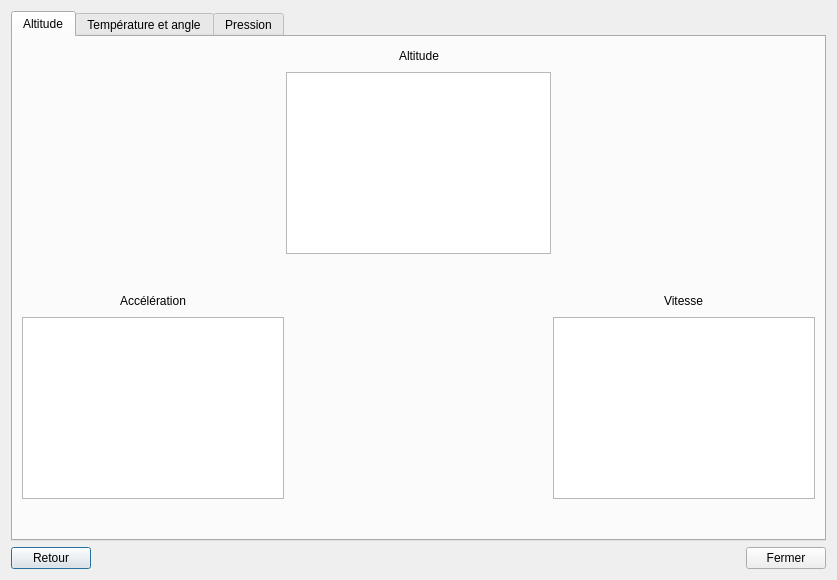
<?xml version="1.0" encoding="UTF-8"?>
<ui version="4.0">
 <class>Dialog</class>
 <widget class="QDialog" name="Dialog">
  <property name="geometry">
   <rect>
    <x>0</x>
    <y>0</y>
    <width>837</width>
    <height>580</height>
   </rect>
  </property>
  <property name="windowTitle">
   <string>Dialog</string>
  </property>
  <layout class="QGridLayout" name="gridLayout_3">
   <item row="0" column="0">
    <widget class="QTabWidget" name="postAnalysisWidget">
     <property name="minimumSize">
      <size>
       <width>0</width>
       <height>0</height>
      </size>
     </property>
     <property name="currentIndex">
      <number>0</number>
     </property>
     <widget class="QWidget" name="height">
      <attribute name="title">
       <string>Altitude</string>
      </attribute>
      <layout class="QGridLayout" name="gridLayout">
       <item row="1" column="0">
        <layout class="QHBoxLayout" name="postSpeedAccLayout">
         <item>
          <layout class="QVBoxLayout" name="accLayout">
           <item>
            <layout class="QHBoxLayout" name="accLabLayout">
             <item>
              <spacer name="horizontalSpacer_5">
               <property name="orientation">
                <enum>Qt::Horizontal</enum>
               </property>
               <property name="sizeHint" stdset="0">
                <size>
                 <width>40</width>
                 <height>20</height>
                </size>
               </property>
              </spacer>
             </item>
             <item>
              <widget class="QLabel" name="accLabel">
               <property name="text">
                <string>Accélération</string>
               </property>
              </widget>
             </item>
             <item>
              <spacer name="horizontalSpacer_6">
               <property name="orientation">
                <enum>Qt::Horizontal</enum>
               </property>
               <property name="sizeHint" stdset="0">
                <size>
                 <width>40</width>
                 <height>20</height>
                </size>
               </property>
              </spacer>
             </item>
            </layout>
           </item>
           <item>
            <widget class="QGraphicsView" name="accGraph"/>
           </item>
           <item>
            <spacer name="verticalSpacer">
             <property name="orientation">
              <enum>Qt::Vertical</enum>
             </property>
             <property name="sizeHint" stdset="0">
              <size>
               <width>20</width>
               <height>40</height>
              </size>
             </property>
            </spacer>
           </item>
          </layout>
         </item>
         <item>
          <spacer name="horizontalSpacer_9">
           <property name="orientation">
            <enum>Qt::Horizontal</enum>
           </property>
           <property name="sizeHint" stdset="0">
            <size>
             <width>40</width>
             <height>20</height>
            </size>
           </property>
          </spacer>
         </item>
         <item>
          <layout class="QVBoxLayout" name="speedLayout">
           <item>
            <layout class="QHBoxLayout" name="speedLabLayout">
             <item>
              <spacer name="horizontalSpacer_7">
               <property name="orientation">
                <enum>Qt::Horizontal</enum>
               </property>
               <property name="sizeHint" stdset="0">
                <size>
                 <width>40</width>
                 <height>20</height>
                </size>
               </property>
              </spacer>
             </item>
             <item>
              <widget class="QLabel" name="speedLabel">
               <property name="text">
                <string>Vitesse</string>
               </property>
              </widget>
             </item>
             <item>
              <spacer name="horizontalSpacer_8">
               <property name="orientation">
                <enum>Qt::Horizontal</enum>
               </property>
               <property name="sizeHint" stdset="0">
                <size>
                 <width>40</width>
                 <height>20</height>
                </size>
               </property>
              </spacer>
             </item>
            </layout>
           </item>
           <item>
            <widget class="QGraphicsView" name="speedGraph"/>
           </item>
           <item>
            <spacer name="verticalSpacer_2">
             <property name="orientation">
              <enum>Qt::Vertical</enum>
             </property>
             <property name="sizeHint" stdset="0">
              <size>
               <width>20</width>
               <height>40</height>
              </size>
             </property>
            </spacer>
           </item>
          </layout>
         </item>
        </layout>
       </item>
       <item row="0" column="0">
        <layout class="QHBoxLayout" name="postHeightLayout">
         <item>
          <spacer name="horizontalSpacer_3">
           <property name="orientation">
            <enum>Qt::Horizontal</enum>
           </property>
           <property name="sizeHint" stdset="0">
            <size>
             <width>40</width>
             <height>20</height>
            </size>
           </property>
          </spacer>
         </item>
         <item>
          <layout class="QVBoxLayout" name="subHeightLayout">
           <item>
            <layout class="QHBoxLayout" name="postHeightTitleLayout">
             <item>
              <spacer name="horizontalSpacer">
               <property name="orientation">
                <enum>Qt::Horizontal</enum>
               </property>
               <property name="sizeHint" stdset="0">
                <size>
                 <width>40</width>
                 <height>20</height>
                </size>
               </property>
              </spacer>
             </item>
             <item>
              <widget class="QLabel" name="postHeightLabel">
               <property name="text">
                <string>Altitude</string>
               </property>
              </widget>
             </item>
             <item>
              <spacer name="horizontalSpacer_2">
               <property name="orientation">
                <enum>Qt::Horizontal</enum>
               </property>
               <property name="sizeHint" stdset="0">
                <size>
                 <width>40</width>
                 <height>20</height>
                </size>
               </property>
              </spacer>
             </item>
            </layout>
           </item>
           <item>
            <widget class="QGraphicsView" name="heightGraph"/>
           </item>
           <item>
            <spacer name="verticalSpacer_3">
             <property name="orientation">
              <enum>Qt::Vertical</enum>
             </property>
             <property name="sizeHint" stdset="0">
              <size>
               <width>20</width>
               <height>40</height>
              </size>
             </property>
            </spacer>
           </item>
          </layout>
         </item>
         <item>
          <spacer name="horizontalSpacer_4">
           <property name="orientation">
            <enum>Qt::Horizontal</enum>
           </property>
           <property name="sizeHint" stdset="0">
            <size>
             <width>40</width>
             <height>20</height>
            </size>
           </property>
          </spacer>
         </item>
        </layout>
       </item>
      </layout>
     </widget>
     <widget class="QWidget" name="temperatureNangle">
      <attribute name="title">
       <string>Température et angle</string>
      </attribute>
      <layout class="QGridLayout" name="gridLayout_2">
       <item row="0" column="0">
        <layout class="QHBoxLayout" name="mainTempNAngleLayout">
         <item>
          <layout class="QVBoxLayout" name="postTemperatureLayout">
           <item>
            <layout class="QHBoxLayout" name="postTempTitleLayout">
             <item>
              <spacer name="horizontalSpacer_10">
               <property name="orientation">
                <enum>Qt::Horizontal</enum>
               </property>
               <property name="sizeHint" stdset="0">
                <size>
                 <width>40</width>
                 <height>20</height>
                </size>
               </property>
              </spacer>
             </item>
             <item>
              <widget class="QLabel" name="postTempLabel">
               <property name="text">
                <string>Température dans la fusée</string>
               </property>
              </widget>
             </item>
             <item>
              <spacer name="horizontalSpacer_11">
               <property name="orientation">
                <enum>Qt::Horizontal</enum>
               </property>
               <property name="sizeHint" stdset="0">
                <size>
                 <width>40</width>
                 <height>20</height>
                </size>
               </property>
              </spacer>
             </item>
            </layout>
           </item>
           <item>
            <layout class="QVBoxLayout" name="postTempGraphLayout">
             <item>
              <widget class="QGraphicsView" name="postTempGraph"/>
             </item>
            </layout>
           </item>
          </layout>
         </item>
         <item>
          <spacer name="horizontalSpacer_14">
           <property name="orientation">
            <enum>Qt::Horizontal</enum>
           </property>
           <property name="sizeHint" stdset="0">
            <size>
             <width>40</width>
             <height>20</height>
            </size>
           </property>
          </spacer>
         </item>
         <item>
          <layout class="QVBoxLayout" name="angleLayout">
           <item>
            <layout class="QHBoxLayout" name="angleLabLayout">
             <item>
              <spacer name="horizontalSpacer_13">
               <property name="orientation">
                <enum>Qt::Horizontal</enum>
               </property>
               <property name="sizeHint" stdset="0">
                <size>
                 <width>40</width>
                 <height>20</height>
                </size>
               </property>
              </spacer>
             </item>
             <item>
              <widget class="QLabel" name="anglerLabel">
               <property name="text">
                <string>Angle de la fusée</string>
               </property>
              </widget>
             </item>
             <item>
              <spacer name="horizontalSpacer_12">
               <property name="orientation">
                <enum>Qt::Horizontal</enum>
               </property>
               <property name="sizeHint" stdset="0">
                <size>
                 <width>40</width>
                 <height>20</height>
                </size>
               </property>
              </spacer>
             </item>
            </layout>
           </item>
           <item>
            <layout class="QHBoxLayout" name="subAngleLayout">
             <item>
              <widget class="QGraphicsView" name="angleGraph"/>
             </item>
            </layout>
           </item>
          </layout>
         </item>
        </layout>
       </item>
      </layout>
     </widget>
     <widget class="QWidget" name="stress">
      <attribute name="title">
       <string>Pression</string>
      </attribute>
      <layout class="QGridLayout" name="gridLayout_4">
       <item row="0" column="0">
        <layout class="QVBoxLayout" name="stressLaout">
         <item>
          <layout class="QHBoxLayout" name="stressLabLayout">
           <item>
            <spacer name="horizontalSpacer_17">
             <property name="orientation">
              <enum>Qt::Horizontal</enum>
             </property>
             <property name="sizeHint" stdset="0">
              <size>
               <width>40</width>
               <height>20</height>
              </size>
             </property>
            </spacer>
           </item>
           <item>
            <widget class="QLabel" name="stressLabel">
             <property name="text">
              <string>Pression</string>
             </property>
            </widget>
           </item>
           <item>
            <spacer name="horizontalSpacer_16">
             <property name="orientation">
              <enum>Qt::Horizontal</enum>
             </property>
             <property name="sizeHint" stdset="0">
              <size>
               <width>40</width>
               <height>20</height>
              </size>
             </property>
            </spacer>
           </item>
          </layout>
         </item>
         <item>
          <layout class="QVBoxLayout" name="subStressLayout">
           <item>
            <widget class="QGraphicsView" name="stressGraph"/>
           </item>
          </layout>
         </item>
        </layout>
       </item>
      </layout>
     </widget>
    </widget>
   </item>
   <item row="1" column="0">
    <layout class="QHBoxLayout" name="menuLayout">
     <item>
      <widget class="QPushButton" name="returnPush">
       <property name="text">
        <string>Retour</string>
       </property>
      </widget>
     </item>
     <item>
      <spacer name="horizontalSpacer_15">
       <property name="orientation">
        <enum>Qt::Horizontal</enum>
       </property>
       <property name="sizeHint" stdset="0">
        <size>
         <width>40</width>
         <height>20</height>
        </size>
       </property>
      </spacer>
     </item>
     <item>
      <widget class="QPushButton" name="closePush">
       <property name="text">
        <string>Fermer</string>
       </property>
      </widget>
     </item>
    </layout>
   </item>
  </layout>
  <zorder>postAnalysisWidget</zorder>
  <zorder>layoutWidget</zorder>
  <zorder>horizontalSpacer_15</zorder>
 </widget>
 <resources/>
 <connections/>
</ui>
